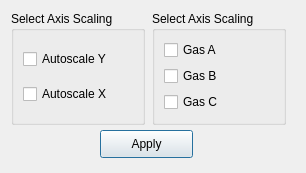
<?xml version="1.0" encoding="UTF-8"?>
<ui version="4.0">
 <class>Dialog</class>
 <widget class="QDialog" name="Dialog">
  <property name="geometry">
   <rect>
    <x>0</x>
    <y>0</y>
    <width>306</width>
    <height>173</height>
   </rect>
  </property>
  <property name="windowTitle">
   <string>Dialog</string>
  </property>
  <property name="sizeGripEnabled">
   <bool>false</bool>
  </property>
  <widget class="QGroupBox" name="selectBox">
   <property name="geometry">
    <rect>
     <x>11</x>
     <y>11</y>
     <width>134</width>
     <height>114</height>
    </rect>
   </property>
   <property name="title">
    <string>Select Axis Scaling</string>
   </property>
   <layout class="QGridLayout" name="gridLayout">
    <item row="0" column="0">
     <widget class="QCheckBox" name="autoscaleYcheckbox">
      <property name="text">
       <string>Autoscale Y</string>
      </property>
     </widget>
    </item>
    <item row="1" column="0">
     <widget class="QCheckBox" name="autoscaleXcheckbox">
      <property name="text">
       <string>Autoscale X</string>
      </property>
     </widget>
    </item>
   </layout>
  </widget>
  <widget class="QGroupBox" name="selectBox_2">
   <property name="geometry">
    <rect>
     <x>152</x>
     <y>11</y>
     <width>134</width>
     <height>114</height>
    </rect>
   </property>
   <property name="title">
    <string>Select Axis Scaling</string>
   </property>
   <layout class="QGridLayout" name="gridLayout_2">
    <item row="0" column="0">
     <widget class="QCheckBox" name="gasAButton">
      <property name="text">
       <string>Gas A</string>
      </property>
     </widget>
    </item>
    <item row="2" column="0">
     <widget class="QCheckBox" name="autoscaleXcheckbox_2">
      <property name="text">
       <string>Gas C</string>
      </property>
     </widget>
    </item>
    <item row="1" column="0">
     <widget class="QCheckBox" name="checkBox">
      <property name="text">
       <string>Gas B</string>
      </property>
     </widget>
    </item>
   </layout>
  </widget>
  <widget class="QPushButton" name="applyButton">
   <property name="geometry">
    <rect>
     <x>100</x>
     <y>130</y>
     <width>93</width>
     <height>28</height>
    </rect>
   </property>
   <property name="text">
    <string>Apply</string>
   </property>
  </widget>
 </widget>
 <resources/>
 <connections/>
</ui>
